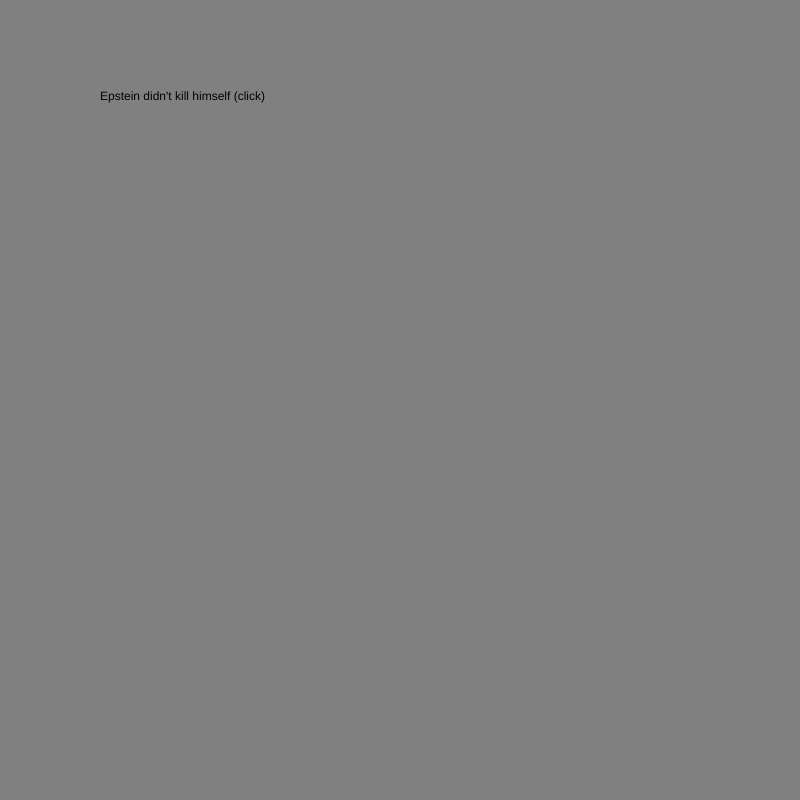
Frame 1 (no input)
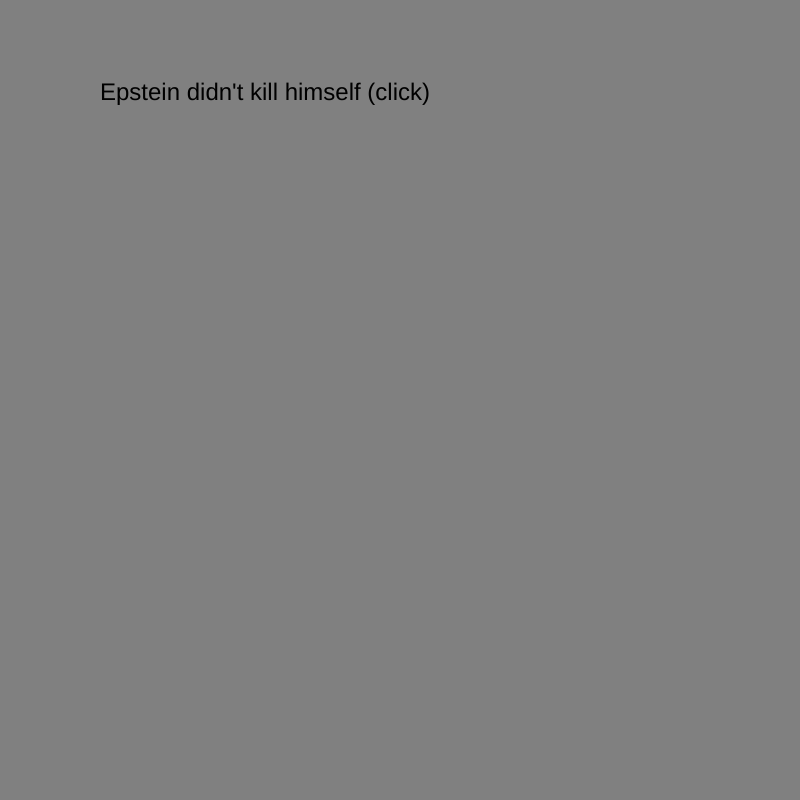
Frame 60 (no input)
Frame 120 (the mouse pressed at the canvas centre since frame 60): identical to frame 60, image omitted

The p5.js sketch that drew these frames (run headless with seeded random() and noise() and a simulated clock; from frame 60 on, the mouse is pressed at the canvas centre):

// p5.js sketch
// ── sketch.js
var myState = 0;

function setup() {
  // put setup code here
  createCanvas(800,800);

}

function draw() {
  // put drawing code here
  background('gray');

  switch (myState) {

    case 0:
    text("Epstein didn't kill himself (click)", 100,100);
    textSize(24);
    break;

    case 1:
    text("That's it, that's the joke...", 100,100);
    textSize(24);
    break;

  }
}

function mouseReleased() {
    myState = myState + 1 ;
    if (myState > 1) {
      myState = 0 ;
    }
}
